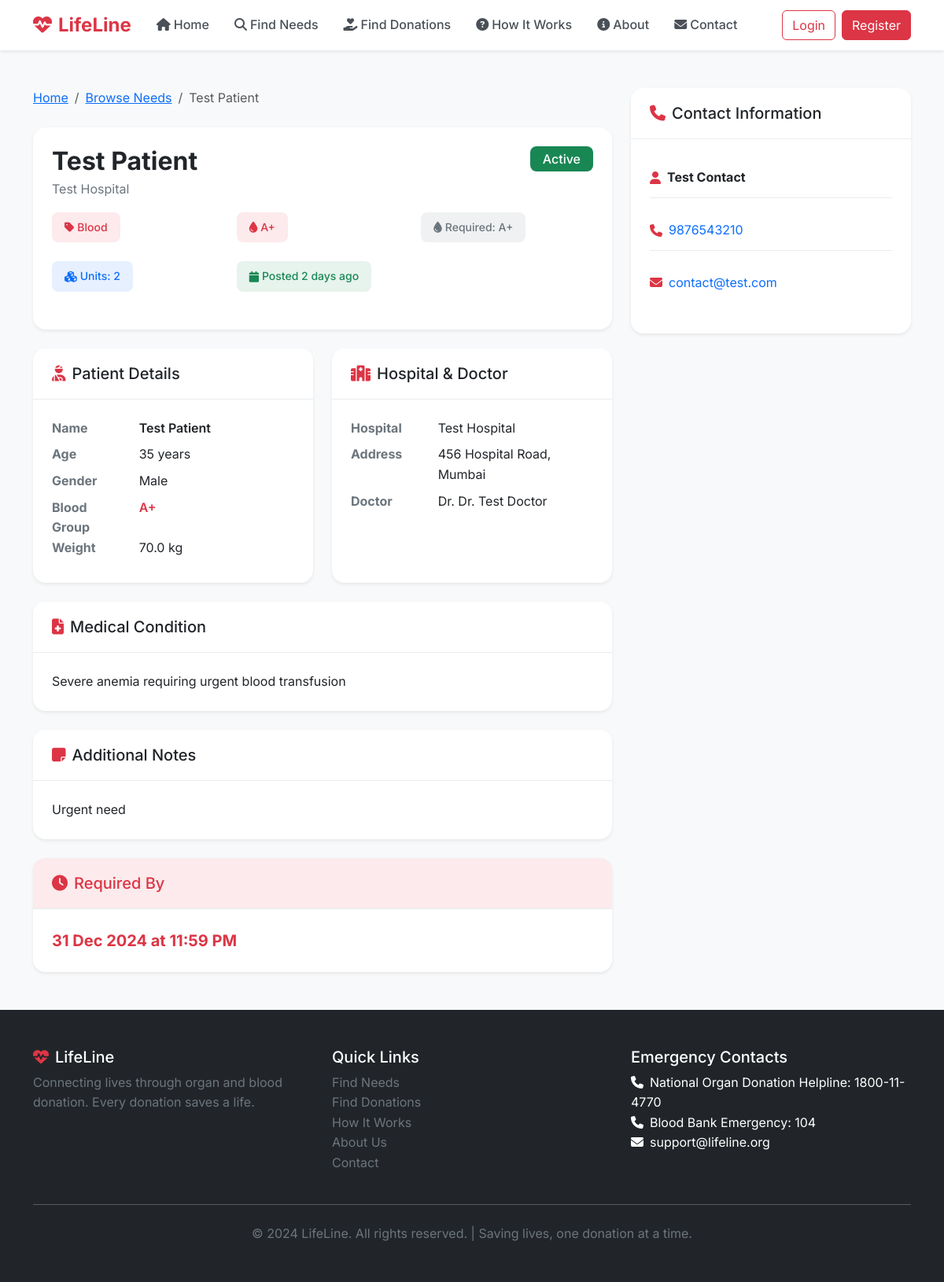
/need/1, run on the app's committed database.
### models.py (models this page shows, shortened)
class Need(db.Model):
    id = db.Column(db.Integer, primary_key=True)
    patient_id = db.Column(db.Integer, db.ForeignKey('user.id'), nullable=False)
    need_type = db.Column(db.Enum(NeedType), nullable=False)
    organ_name = db.Column(db.String(50), nullable=True)
    blood_group = db.Column(db.Enum(BloodGroup), nullable=True)
    units_needed = db.Column(db.Integer, default=1)
    urgency = db.Column(db.Enum(UrgencyLevel), default=UrgencyLevel.MEDIUM)
    status = db.Column(db.Enum(Status), default=Status.ACTIVE)
    patient_name = db.Column(db.String(100), nullable=False)
    patient_age = db.Column(db.Integer, nullable=False)
    patient_gender = db.Column(db.String(10), nullable=False)
    patient_blood_group = db.Column(db.Enum(BloodGroup), nullable=False)
    patient_weight = db.Column(db.Float, nullable=True)
    medical_condition = db.Column(db.Text, nullable=False)
    doctor_name = db.Column(db.String(100), nullable=True)
    hospital_name = db.Column(db.String(100), nullable=True)
    hospital_address = db.Column(db.Text, nullable=True)
    contact_person = db.Column(db.String(100), nullable=False)
    contact_phone = db.Column(db.String(20), nullable=False)
    contact_email = db.Column(db.String(120), nullable=True)
    additional_notes = db.Column(db.Text, nullable=True)
    required_by = db.Column(db.DateTime, nullable=True)
    created_at = db.Column(db.DateTime, default=datetime.utcnow)
    updated_at = db.Column(db.DateTime, default=datetime.utcnow, onupdate=datetime.utcnow)
    expires_at = db.Column(db.DateTime, nullable=True)
    matches = db.relationship('Match', backref='need', lazy='dynamic')

### app.py (the view)
    @app.route('/need/<int:id>')
    def view_need(id):
        need = Need.query.get_or_404(id)
        return render_template('needs/view.html', need=need)

### templates/needs/view.html (shortened to what this page needs)
{% extends "base.html" %}
{% block content %}
<div class="container py-5">
    <div class="row">
        <div class="col-lg-8">
            <nav aria-label="breadcrumb" class="mb-4">
                <ol class="breadcrumb">
                    <li class="breadcrumb-item"><a href="{{ url_for('index') }}">Home</a></li>
                    <li class="breadcrumb-item"><a href="{{ url_for('browse_needs') }}">Browse Needs</a></li>
                    <li class="breadcrumb-item active">{{ need.patient_name }}</li>
                </ol>
            </nav>
            <div class="card shadow-sm border-0 mb-4">
                <div class="card-body">
                    <div class="d-flex justify-content-between align-items-start mb-3">
                        <div>
                            <h2 class="fw-bold mb-1">{{ need.patient_name }}</h2>
                            <p class="text-muted mb-0">{{ need.hospital_name }}</p>
                        </div>
                        <div class="text-end">
                            <span class="badge bg-{{ get_urgency_color(need.urgency) }} fs-6 px-3 py-2">{{ need.urgency.value.capitalize() }}</span>
                            <span class="badge bg-{{ get_status_color(need.status) }} fs-6 px-3 py-2 ms-2">{{ need.status.value.capitalize() }}</span>
                        </div>
                    </div>
                    <div class="row g-3 mb-3">
                        <div class="col-md-4">
                            <div class="info-badge bg-danger bg-opacity-10 text-danger">
                                <i class="fas fa-tag me-1"></i> {{ need.need_type.value.capitalize() }}
                            </div>
                        </div>
                        <div class="col-md-4">
                            <div class="info-badge bg-danger bg-opacity-10 text-danger">
                                <i class="fas fa-tint me-1"></i> {{ need.patient_blood_group.value }}
                            </div>
                        </div>
                        {% if need.blood_group %}
                        <div class="col-md-4">
                            <div class="info-badge bg-secondary bg-opacity-10 text-secondary">
                                <i class="fas fa-tint me-1"></i> Required: {{ need.blood_group.value }}
                            </div>
                        </div>
                        {% endif %}
                        <div class="col-md-4">
                            <div class="info-badge bg-primary bg-opacity-10 text-primary">
                                <i class="fas fa-cubes me-1"></i> Units: {{ need.units_needed }}
                            </div>
                        </div>
                        <div class="col-md-4">
                            <div class="info-badge bg-success bg-opacity-10 text-success">
                                <i class="fas fa-calendar me-1"></i> Posted {{ timeago(need.created_at) }}
                            </div>
                        </div>
                    </div>
                </div>
            </div>
            <div class="row g-4">
                <div class="col-md-6">
                    <div class="card shadow-sm border-0 h-100">
                        <div class="card-header bg-white">
                            <h5 class="mb-0"><i class="fas fa-user-injured me-2 text-danger"></i>Patient Details</h5>
                        </div>
                        <div class="card-body">
                            <dl class="row mb-0">
                                <dt class="col-sm-4 text-muted">Name</dt>
                                <dd class="col-sm-8 fw-semibold">{{ need.patient_name }}</dd>
                                <dt class="col-sm-4 text-muted">Age</dt>
                                <dd class="col-sm-8">{{ need.patient_age }} years</dd>
                                <dt class="col-sm-4 text-muted">Gender</dt>
                                <dd class="col-sm-8">{{ need.patient_gender.capitalize() }}</dd>
                                <dt class="col-sm-4 text-muted">Blood Group</dt>
                                <dd class="col-sm-8 fw-semibold text-danger">{{ need.patient_blood_group.value }}</dd>
                                {% if need.patient_weight %}
                                <dt class="col-sm-4 text-muted">Weight</dt>
                                <dd class="col-sm-8">{{ need.patient_weight }} kg</dd>
                                {% endif %}
                            </dl>
                        </div>
                    </div>
                </div>
                <div class="col-md-6">
                    <div class="card shadow-sm border-0 h-100">
                        <div class="card-header bg-white">
                            <h5 class="mb-0"><i class="fas fa-hospital me-2 text-danger"></i>Hospital & Doctor</h5>
                        </div>
                        <div class="card-body">
                            <dl class="row mb-0">
                                <dt class="col-sm-4 text-muted">Hospital</dt>
                                <dd class="col-sm-8">{{ need.hospital_name }}</dd>
                                <dt class="col-sm-4 text-muted">Address</dt>
                                <dd class="col-sm-8">{{ need.hospital_address }}</dd>
                                {% if need.doctor_name %}
                                <dt class="col-sm-4 text-muted">Doctor</dt>
                                <dd class="col-sm-8">Dr. {{ need.doctor_name }}</dd>
                                {% endif %}
                            </dl>
                        </div>
                    </div>
                </div>
            </div>
            <div class="card shadow-sm border-0 mt-4">
                <div class="card-header bg-white">
                    <h5 class="mb-0"><i class="fas fa-file-medical me-2 text-danger"></i>Medical Condition</h5>
                </div>
                <div class="card-body">
                    <p class="mb-0">{{ need.medical_condition }}</p>
                </div>
            </div>
            {% if need.additional_notes %}
            <div class="card shadow-sm border-0 mt-4">
                <div class="card-header bg-white">
                    <h5 class="mb-0"><i class="fas fa-sticky-note me-2 text-danger"></i>Additional Notes</h5>
                </div>
                <div class="card-body">
                    <p class="mb-0">{{ need.additional_notes }}</p>
                </div>
            </div>
            {% endif %}
            {% if need.required_by %}
            <div class="card shadow-sm border-0 mt-4 border-danger">
                <div class="card-header bg-danger bg-opacity-10">
                    <h5 class="mb-0 text-danger"><i class="fas fa-clock me-2"></i>Required By</h5>
                </div>
                <div class="card-body">
                    <p class="fw-bold fs-5 text-danger mb-0">{{ need.required_by.strftime('%d %b %Y at %I:%M %p') }}</p>
                </div>
            </div>
            {% endif %}
        </div>
        <div class="col-lg-4">
            <div class="card shadow-sm border-0 sticky-top" style="top: 100px;">
                <div class="card-header bg-white">
                    <h5 class="mb-0"><i class="fas fa-phone me-2 text-danger"></i>Contact Information</h5>
                </div>
                <div class="card-body">
                    <div class="contact-item mb-3">
                        <i class="fas fa-user text-danger me-2"></i>
                        <strong>{{ need.contact_person }}</strong>
                    </div>
                    <div class="contact-item mb-3">
                        <i class="fas fa-phone text-danger me-2"></i>
                        <a href="tel:{{ need.contact_phone }}" class="text-decoration-none">{{ need.contact_phone }}</a>
                    </div>
                    {% if need.contact_email %}
                    <div class="contact-item mb-3">
                        <i class="fas fa-envelope text-danger me-2"></i>
                        <a href="mailto:{{ need.contact_email }}" class="text-decoration-none">{{ need.contact_email }}</a>
                    </div>
                    {% endif %}
                </div>
            </div>
        </div>
    </div>
</div>
{% endblock %}

### static/css/style.css (style rules this page uses)
:root { --primary: #dc3545; --primary-dark: #c82333; --success: #198754; --warning: #ffc107; --danger: #dc3545; --info: #0dcaf0; }
* { margin: 0; padding: 0; box-sizing: border-box; }
body { font-family: 'Inter', -apple-system, BlinkMacSystemFont, 'Segoe UI', Roboto, sans-serif; line-height: 1.6; color: #212529; background-color: #f8f9fa; }
.text-danger { color: #dc3545 !important; }
.info-badge { display: inline-flex; align-items: center; padding: 0.5rem 1rem; border-radius: 8px; font-size: 0.875rem; font-weight: 500; margin-bottom: 0.5rem; }
.contact-item { display: flex; align-items: center; padding: 0.75rem 0; border-bottom: 1px solid #e9ecef; }
.contact-item:last-child { border-bottom: none; }
.card { border-radius: 16px; border: none; }
.card-header { border-radius: 16px 16px 0 0 !important; background: white; border-bottom: 1px solid #e9ecef; padding: 1.25rem 1.5rem; }
.card-body { padding: 1.5rem; }
.badge { font-weight: 500; padding: 0.5rem 0.875rem; border-radius: 8px; }
.text-muted { color: #6c757d !important; }
.card, .need-card, .donation-card, .feature-card, .stat-card, .step-card { animation: fadeIn 0.5s ease-out; }

### data on the page
Need: patient_name "Test Patient", hospital_name "Test Hospital", status.value "Active", need_type.value "Blood", patient_blood_group.value "A+", blood_group.value "A+", units_needed "2", created_at "2 days ago", patient_age "35", patient_gender "Male", patient_weight "70.0", hospital_address "456 Hospital Road, Mumbai", doctor_name "Dr. Test Doctor", medical_condition "Severe anemia requiring urgent blood transfusion", additional_notes "Urgent need", required_by "31 Dec 2024 at 11:59 PM", contact_person "Test Contact", contact_phone "9876543210", contact_email "contact@test.com"
